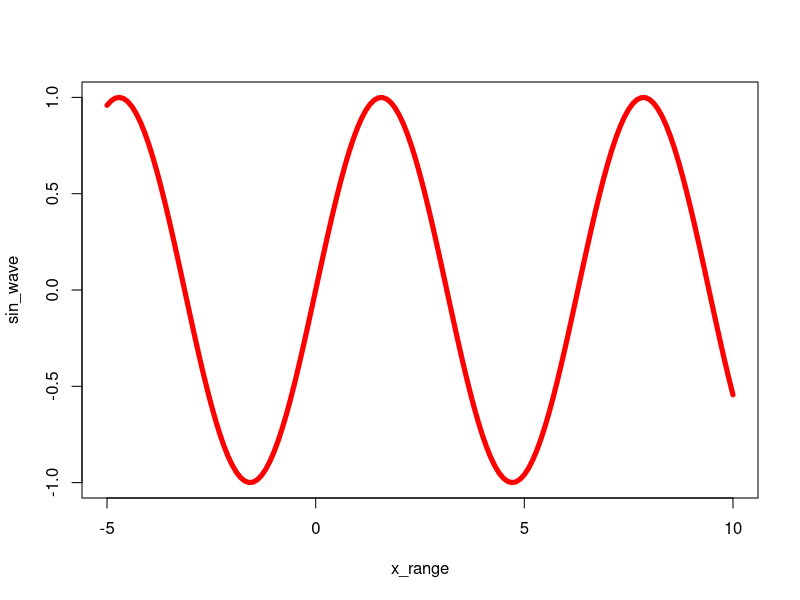

The R source for this figure:
## ---- chunk 1
knitr::opts_chunk$set(echo = TRUE)
## ---- chunk 2
n <- 10:49
length_n <- length(n)
n_plus_1 <- n+1
print(n_plus_1)
m1 <- seq(10,1)
# Using m1 or m2
result <- n-m1
print(result)

## ---- chunk 3
x_range <- seq(-5,10, by= 0.1)
sin_wave <- sin(x_range)
plot(x_range, sin_wave, type = "l", lwd = 5, col = "red"); 

## ---- chunk 4
first_num <- 40:50
next_nums <- seq(51, 60)
combined_nums <- c(first_num, next_nums)
seventh_num <- combined_nums[7]
num_5_to_8 <- combined_nums[5:8]
new_vector <- c(combined_nums[1:3], combined_nums[(length(combined_nums)-2):length(combined_nums)])

if (length(combined_nums)>2) {
  new_vector_1 <- c(combined_nums[1:3], combined_nums[(length(combined_nums)-2):length(combined_nums)])
} else {
  new_vector_1 <- combined_nums
}
print(first_num)
print(next_nums)
print(combined_nums)
print(seventh_num)
print(num_5_to_8)
print(new_vector)
print(new_vector_1)
## ---- chunk 5
roll_dice <- sample(1:6, 1)
print(roll_dice)

## ---- chunk 6
roll_dice_2 <- sum(sample(1:6, 2, replace= TRUE))
print(roll_dice_2)

## ---- chunk 7
# Your one-roll function goes here
name_1 <- "Quang"
name_2 <- "Le"
  roll_1 <- sample(1:6, 1)
  roll_2 <- sample(1:6, 1)

if (roll_1 == roll_2) {
  roll_1 <- sample(1:6, 1)
  roll_2 <- sample(1:6, 1)
  if (roll_1 == roll_2) {
    result <-"draw"
  } else if (roll_1 > roll_2) {
    result <- name_1
  } else {
    result <- name_2
  }
} else if (roll_1 > roll_2) {
    result <- name_1
} else {
    result <- name_2
  }
print(roll_1)
print(roll_2)
print(result)
## ---- chunk 8
name_1 <- "Quang"
name_2 <- "Le"

# Initialize counters for the number of wins
wins_1 <- 0
wins_2 <- 0

# Simulate rolling the dice 15 times
for (i in 1:15) {
  roll_1 <- sample(1:6, 1)
  roll_2 <- sample(1:6, 1)
  
  # Compare rolls and update win counters 
  if (roll_1 > roll_2) {
    wins_1 <- wins_1 + 1
  } else if (roll_2 > roll_1) {
    wins_2 <- wins_2 + 1
  }
}

# Determine the overall winner
if (wins_1 > wins_2) {
  result <- name_1
} else if (wins_2 > wins_1) {
  result <- name_2
} else {
  result <- "draw"
}

# Print the results
print(paste(name_1, "won", wins_1, "times"))
print(paste(name_2, "won", wins_2, "times"))
print(paste("Overall result:", result))

## ---- chunk 9
# Your "cheating" function goes here
# Names
name_1 <- "Quang"
name_2 <- "Le"
wins_1 <- 0
win_2 <- 0
# Stimulate rolling the dice 15 times 
for (round in 1:10) {
  wins_1 <- 0
  wins_2 <- 0
  for (i in 1:15) {
    roll_1 <- sample(1:6, 1, prob = c(0.1, 0.1, 0.1, 0.23, 0.23, 0.24))
    roll_2 <- sample(1:6, 1)
    
    # Compare rolls and update win counters (no rerolling on ties)
    if (roll_1 > roll_2) {
      wins_1 <- wins_1 + 1
    } else if (roll_2 > roll_1) {
      wins_2 <- wins_2 + 1
    }
  }
  
  # Determine the overall winner for this round
  if (wins_1 > wins_2) {
    result <- name_1
  } else if (wins_2 > wins_1) {
    result <- name_2
  } else {
    result <- "draw"
  }

  # Print the results for this round
  print(paste("Round", round))
  print(paste(name_1, "won", wins_1, "times"))
  print(paste(name_2, "won", wins_2, "times"))
  print(paste("Overall result:", result))
  print("")
}

